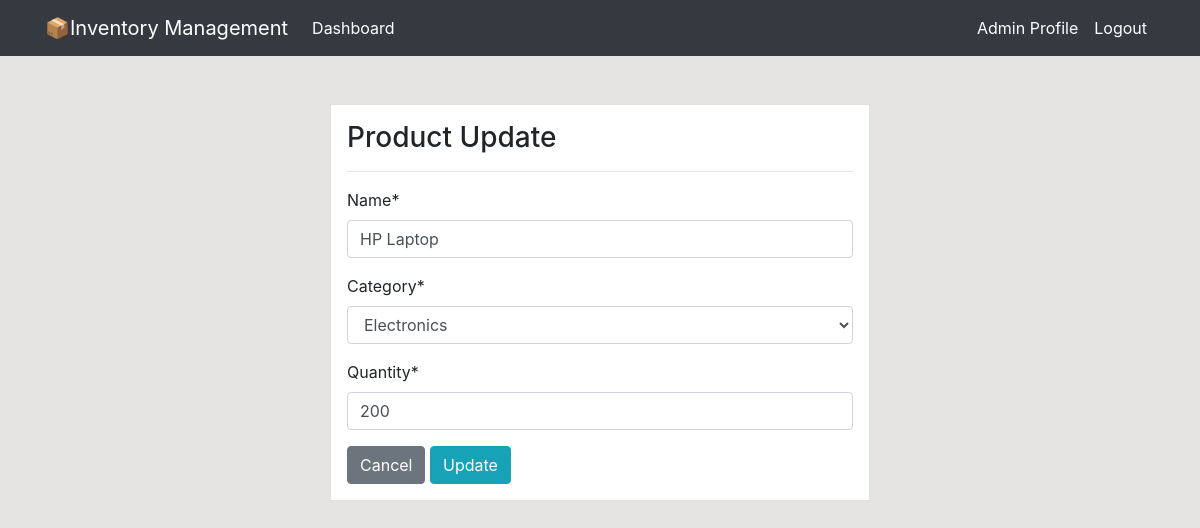
/product/update/3/ (signed in), run on the app's committed database.
### dashboard/models.py (models this page shows, shortened)
class Product(models.Model):
    name = models.CharField(max_length=100, null=True)
    category = models.CharField(max_length=20, choices=CATEGORY, null=True)
    quantity = models.PositiveIntegerField(null=True)

### dashboard/views.py (the view)
# urls.py: path('product/update/<int:key>/', views.product_update, name='dashboard-product-update'),
@login_required()
def product_update(request, key):
    item = Product.objects.get(id = key)
    if request.method == 'POST':
        form = ProductForm(request.POST, instance=item)
        if form.is_valid():
            product_name = form.cleaned_data["name"]
            p_q = form.cleaned_data["quantity"]
            product_obj = Product.objects.get(name = product_name)
            order_obj = Order.objects.filter(product = product_obj)
            form_post = form.save(commit=False)
            for orders in order_obj:
                if orders.quantity < p_q:
                    p_q = p_q - orders.quantity
                    orders.out = False
                    orders.save()
            form_post.quantity = p_q
            form_post.save()
            return redirect('dashboard-product')
    else:
        form = ProductForm(instance=item)
    context = {
        'form' : form
    }
    return render(request, 'dashboard/product_update.html', context)

### dashboard/forms.py
class ProductForm(forms.ModelForm):
    class Meta:
        model = Product
        fields = ['name', 'category', 'quantity']

### templates/dashboard/product_update.html (shortened to what this page needs)
{% extends 'partials/base.html' %}
{% load crispy_forms_tags %}
{% block content %}
    <div class="container">
        <div class="row mt-5">
            <div class="col-md-6 offset-md-3">
                <div class="border bg-white p-3">
                    <h3>Product Update</h3>
                    <hr>
                    <form method="POST">
                        {{ form | crispy }}
                        <a href="{% url 'dashboard-product' %}" class="btn btn-secondary">Cancel</a>
                        <input type="submit" value="Update" class="btn btn-info">
                    </form>
                </div>
            </div>
        </div>
    </div>
{% endblock %}

### templates/partials/nav.html (shortened to what this page needs)
<nav class="navbar navbar-expand-lg navbar-darko bg-dark">
    <div class="container">
        <a class="navbar-brand text-white" href="{% url 'dashboard-index' %}">📦Inventory Management</a>
        <div class="collapse navbar-collapse" id="navbarSupportedContent">
            <ul class="navbar-nav mr-auto">
                <li class="nav-item active">
                    <a class="nav-link text-white" href="{% url 'dashboard-index' %}">Dashboard </a>
                </li>
            </ul>
            {% if user.is_authenticated %}
            <ul class="navbar-nav ml-auto">
                <li class="nav-item active">
                    <a class="nav-link text-white" href="{% url 'user-profile' %}">{{ user.username }} Profile </a>
                </li>
                <li class="nav-item">
                    <a class="nav-link text-white" href="{% url 'user-logout' %}">Logout</a>
                </li>
            </ul>
            {% endif %}
        </div>
    </div>
</nav>

### static/style.css (style rules this page uses)
body { background: rgb(230, 227, 227); }

### data on the page
Product: name "HP Laptop", category "Electronics", quantity "200"

### other printed values
{{ user.username }} "Admin"
